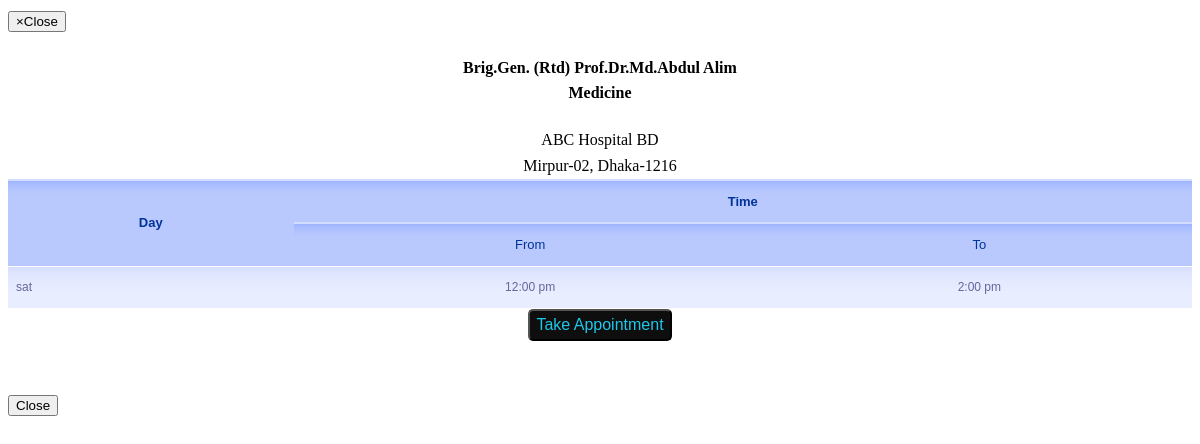
Page /public/website/schedule_modal.php?id=3 on the committed database.
### tables this page shows
CREATE TABLE schedule (
  schedule_id INT(11) NOT NULL AUTO_INCREMENT,
  doctor_id INT(11) NOT NULL,
  hospital_id INT(11) NOT NULL,
  doctor_contact VARCHAR(25) DEFAULT NULL,
  doctor_asst_contact VARCHAR(25) DEFAULT NULL,
  fee VARCHAR(25) DEFAULT NULL,
  will_join VARCHAR(50) DEFAULT NULL,
  room VARCHAR(50) DEFAULT NULL,
  availability VARCHAR(25) DEFAULT 'yes',
  sat_aval VARCHAR(25) DEFAULT NULL,
  sat_from VARCHAR(25) DEFAULT NULL,
  sat_to VARCHAR(25) DEFAULT NULL,
  sat_max INT(11) DEFAULT NULL,
  sun_aval VARCHAR(25) DEFAULT NULL,
  sun_from VARCHAR(25) DEFAULT NULL,
  sun_to VARCHAR(25) DEFAULT NULL,
  sun_max INT(11) DEFAULT NULL,
  mon_aval VARCHAR(25) DEFAULT NULL,
  mon_from VARCHAR(25) DEFAULT NULL,
  mon_to VARCHAR(25) DEFAULT NULL,
  mon_max INT(11) DEFAULT NULL,
  tues_aval VARCHAR(25) DEFAULT NULL,
  tues_from VARCHAR(25) DEFAULT NULL,
  tues_to VARCHAR(25) DEFAULT NULL,
  tues_max INT(11) DEFAULT NULL,
  wed_aval VARCHAR(25) DEFAULT NULL,
  wed_from VARCHAR(25) DEFAULT NULL,
  wed_to VARCHAR(25) DEFAULT NULL,
  wed_max INT(11) DEFAULT NULL,
  thur_aval VARCHAR(25) DEFAULT NULL,
  thur_from VARCHAR(25) DEFAULT NULL,
  thur_to VARCHAR(25) DEFAULT NULL,
  thur_max INT(11) DEFAULT NULL,
  fri_aval VARCHAR(25) DEFAULT NULL,
  fri_from VARCHAR(25) DEFAULT NULL,
  fri_to VARCHAR(25) DEFAULT NULL,
  fri_max INT(11) DEFAULT NULL,
  PRIMARY KEY (doctor_id, hospital_id),
  UNIQUE INDEX UK_schedule_schedule_id (schedule_id),
  CONSTRAINT FK_schedule_doctor_doctor_id FOREIGN KEY (doctor_id)
    REFERENCES doctor(doctor_id) ON DELETE RESTRICT ON UPDATE RESTRICT,
  CONSTRAINT FK_schedule_hospital_hospital_id FOREIGN KEY (hospital_id)
    REFERENCES hospital(hospital_id) ON DELETE RESTRICT ON UPDATE RESTRICT
);

CREATE TABLE doctor (
  doctor_id INT(11) NOT NULL AUTO_INCREMENT,
  name VARCHAR(50) NOT NULL,
  speciality VARCHAR(255) NOT NULL,
  qualification TEXT NOT NULL,
  pic VARCHAR(255) DEFAULT NULL,
  gender VARCHAR(255) DEFAULT NULL,
  contact VARCHAR(255) DEFAULT NULL,
  fee VARCHAR(255) DEFAULT NULL,
  PRIMARY KEY (doctor_id),
  UNIQUE INDEX UK_doctor_doctor_id (doctor_id)
);

CREATE TABLE hospital (
  hospital_id INT(11) NOT NULL AUTO_INCREMENT,
  admin_id INT(11) NOT NULL,
  name VARCHAR(100) NOT NULL,
  address VARCHAR(255) NOT NULL,
  speciality VARCHAR(255) NOT NULL,
  description TEXT NOT NULL,
  phone VARCHAR(255) DEFAULT NULL,
  emergency VARCHAR(255) DEFAULT NULL,
  fax VARCHAR(255) DEFAULT NULL,
  email VARCHAR(50) DEFAULT NULL,
  lat FLOAT(10, 6) DEFAULT NULL,
  lng FLOAT(10, 6) DEFAULT NULL,
  PRIMARY KEY (hospital_id),
  CONSTRAINT FK_hospital_admin_admin_id FOREIGN KEY (admin_id)
    REFERENCES admin(admin_id) ON DELETE RESTRICT ON UPDATE RESTRICT
);

### public/website/schedule_modal.php (the view, shortened to what this page needs)
<!DOCTYPE html>
<html lang="en">
<head>
    <link href="../admin/hospital/assets/css/table.css" rel="stylesheet">
</head>
<body>
<?php
include("../../includes/db_connection.php");
        if(isset($_GET['id'])){
            $id = $_GET['id'];
            $id=(int)$id;
            $sql = "SELECT
                      d.name AS doc_name,
                      h.name AS h_name,
                      h.address AS address,
                      s.doctor_asst_contact AS asst,
                      s.schedule_id AS s_id,
                      d.speciality AS sp,
                      d.qualification AS q,
                      s.availability,
                      s.will_join,
                      s.sat_aval,
                      s.sat_from,
                      s.sat_to,
                      s.sat_max,
                      s.sun_aval,
                      s.sun_from,
                      s.sun_to,
                      s.sun_max,
                      s.mon_aval,
                      s.mon_from,
                      s.mon_to,
                      s.mon_max,
                      s.tues_aval,
                      s.tues_from,
                      s.tues_to,
                      s.tues_max,
                      s.wed_aval,
                      s.wed_from,
                      s.wed_to,
                      s.wed_max,
                      s.thur_aval,
                      s.thur_from,
                      s.thur_to,
                      s.thur_max,
                      s.fri_aval,
                      s.fri_from,
                      s.fri_to,
                      s.fri_max
                      FROM hospital h, schedule s,doctor d
                      WHERE
                      s.doctor_id={$id} AND
                      h.hospital_id=s.hospital_id AND
                      d.doctor_id=s.doctor_id";
            $doc=mysqli_query($connection,$sql);
            $doc_name = mysqli_fetch_assoc($doc);
            $result=mysqli_query($connection,$sql);
?>
<div class="modal-header">
    <button type="button" class="close" data-dismiss="modal"><span aria-hidden="true">&times;</span><span class="sr-only">Close</span></button>
    <h4 class="modal-title" id="memberModalLabel" align="center"><?php echo $doc_name['doc_name'].'<br>'.$doc_name['sp']; ?></h4>
</div>
<div class="dash">
    <div class="modal-body">
        <?php
        while($row = mysqli_fetch_assoc($result)){
            $table=true;
            ?>
        <div class="row" align="center">
            <label><?php echo $row['h_name'].'<br>'.$row['address'] ?></label>
            <br>
        </div>
        <table id="gradient-style" <?php if($table==false) echo "hidden" ?> >
    </div>
    <thead>
        <th rowspan="2" style="text-align: center"><b>Day</b></th>
        <th colspan="2" style="text-align: center"><b>Time</b></th>
    <tr>
        <th style="text-align: center">From</th>
        <th style="text-align: center">To</th>
    </tr>
    </thead>
    <?php
    if($row['sat_aval']=="yes"){
        echo '<tr>';
        echo '<td>sat</td>';
        echo '<td style="text-align: center">'.date("g:i a", strtotime($row['sat_from'])).'</td>';
        echo '<td style="text-align: center">'.date("g:i a", strtotime($row['sat_to'])).'</td>';
    }
    ?>
    <div class="row" align="center">
        <button class="button" style="display: <?php
        if($table==false){
            echo "none";
        }
        ?>"
                onclick=window.open('appointment.php?<?php echo "sid=".$row['s_id']; ?>','_blank')>Take Appointment</button>
    </div>
        <br>
        <br>
       <?php } ?>
    </div>
<?php
}
?>
    <div class="modal-footer">
        <button type="button" class="btn btn-default" data-dismiss="modal"">Close</button>
    </div>
</body>
</html>

### public/admin/hospital/assets/css/table.css (style rules this page uses)
body { line-height: 1.6em; }
#gradient-style { font-family: "Lucida Sans Unicode", "Lucida Grande", Sans-Serif; font-size: 12px; margin: 0px; width: 100%; text-align: left; border-collapse: collapse; }
#gradient-style th { font-size: 13px; font-weight: normal; padding: 8px; background: #b9c9fe url('table-images/gradhead.png') repeat-x; border-top: 2px solid #d3ddff; border-bottom: 1px solid #fff; color: #039; }
#gradient-style td { padding: 8px; border-bottom: 1px solid #fff; color: #669; border-top: 1px solid #fff; background: #e8edff url('table-images/gradback.png') repeat-x; }
.button { line-height: 1; display: inline-block; font-size: 1.2rem; text-decoration: none; border-radius: 5px; color: #fff; padding: 8px; background-color: #4b908f; }

### public/website/schedule_modal.php (style rules this page uses)
.button { line-height: 1; display: inline-block; font-size: 1.2rem; text-decoration: none; border-radius: 5px; color: #1DC7EA; padding: 6px; background-color: #0e0e0e; font-size: inherit; }

### rows in the picture
schedule: doctor.name "Brig.Gen. (Rtd) Prof.Dr.Md.Abdul Alim", doctor.speciality "Medicine", hospital.name "ABC Hospital BD", hospital.address "Mirpur-02, Dhaka-1216", sat_from "12:00 pm", sat_to "2:00 pm"
